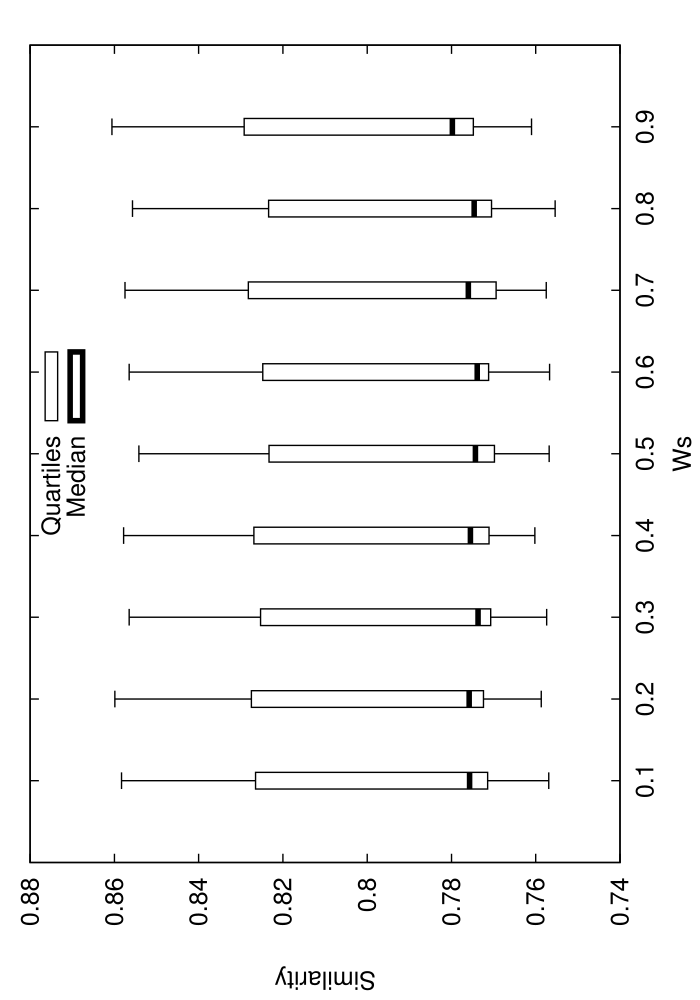

Write gnuplot code to recreate this figure.
set terminal postscript enhanced 18
set xrange[0:1]
set xlabel 'Ws'
set ylabel 'Similarity'
set key ins vert center top spacing 1.0
set output 'stat_3.dat.eps'
set bars 4.0
set style fill empty
plot 'stat_3.dat.elab' using 1:3:2:6:5:xticlabel(1) with candlesticks lt -1 lw 1 title 'Quartiles' whiskerbars,'' using 1:4:4:4:4:xticlabels(1) with candlesticks lt -1 lw 4 title 'Median'
